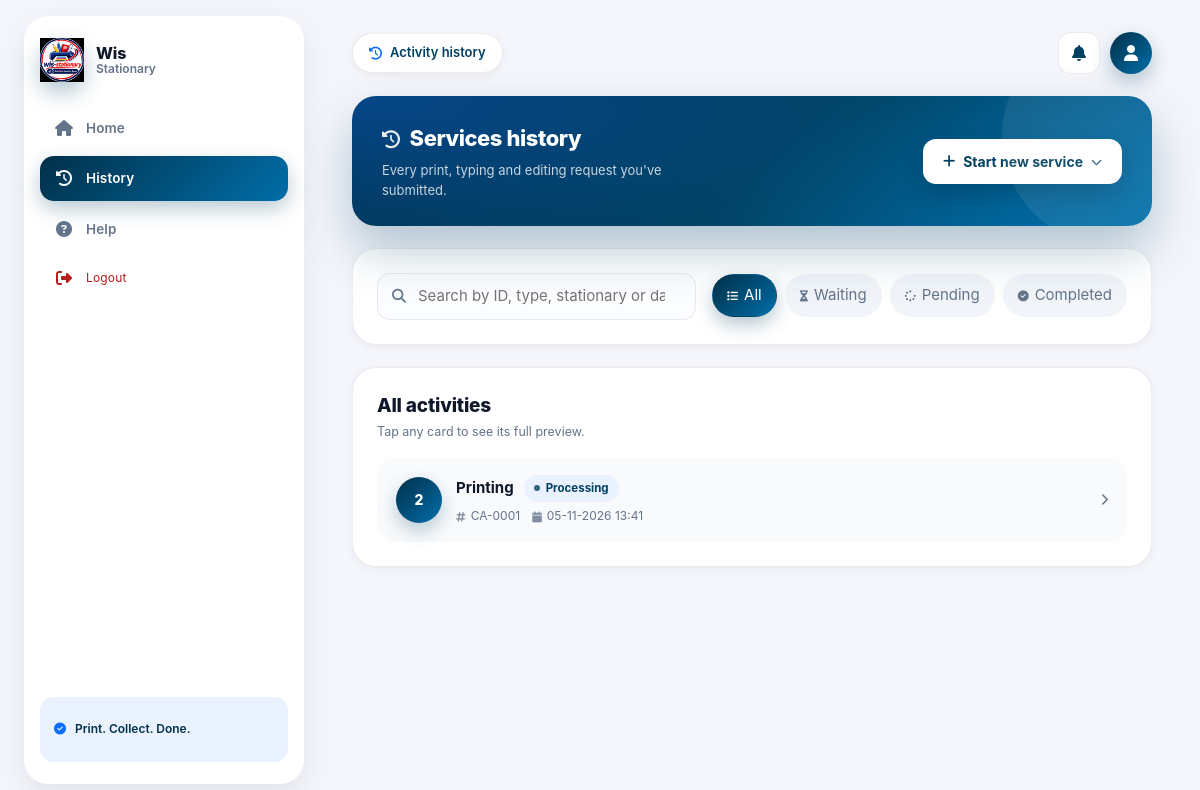
The page /customer/customer-activity-history/ (signed in) on the database as committed earlier.
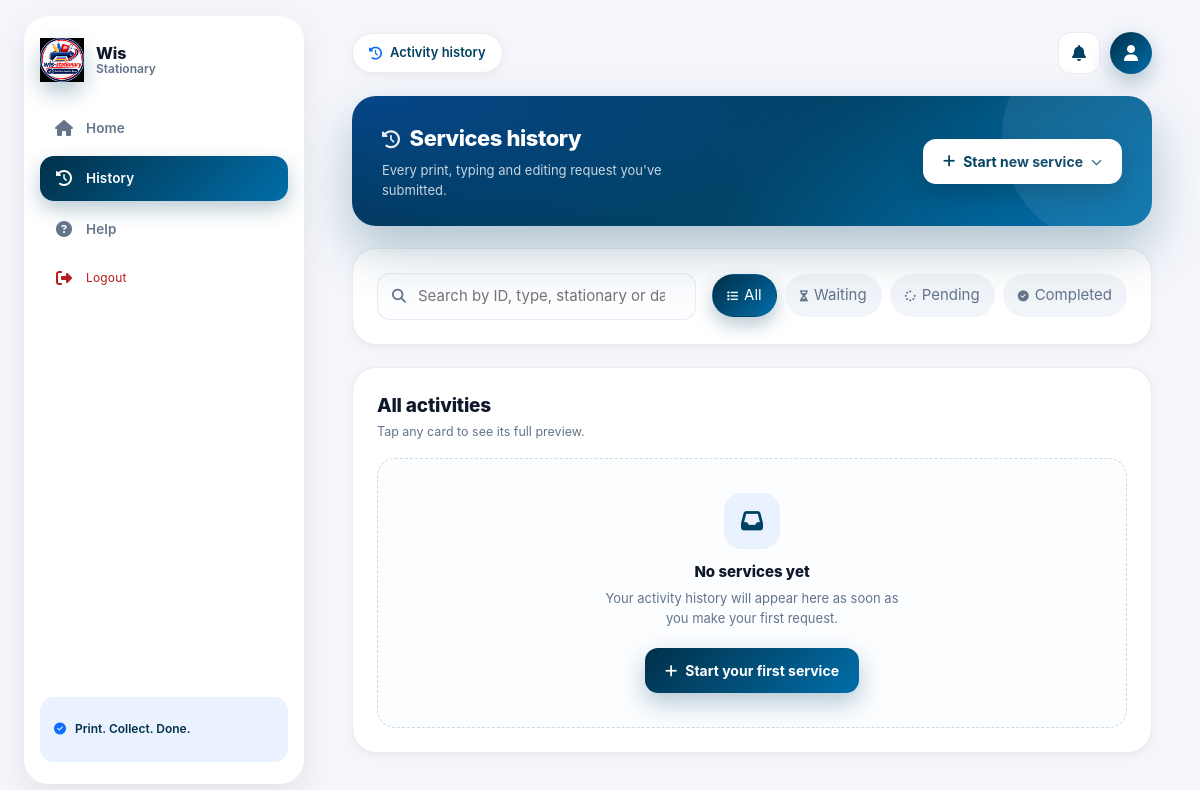
The same page on the database as committed later.
### stationary_system/models/activity.py (models this page shows, shortened)
class Activity(models.Model):
    STATUS_CHOICES = [
        ('waiting', 'Waiting'),
        ('pending', 'Pending'),
        ('processing', 'Processing'),
        ('completed', 'Completed'),
        ('declined', 'Declined'),
    ]
    activity_id = models.CharField(max_length=100, unique=True)
    stationary_profile = models.ForeignKey(
        'StationaryProfile',
        on_delete=models.CASCADE,
        null=True,
        blank=True,
        related_name='activities'
    )
    activity_type = models.CharField(max_length=100)
    costs = models.DecimalField(max_digits=10, decimal_places=2)
    user = models.ForeignKey(
        settings.AUTH_USER_MODEL,
        on_delete=models.CASCADE,
        related_name='activities'
    )
    sent_date = models.DateTimeField(auto_now_add=True)
    end_date = models.DateTimeField(null=True, blank=True)
    status = models.CharField(
        max_length=32,
        choices=STATUS_CHOICES,
        default='waiting'
    )

### stationary_system/views/customer_views/c_activities.py (the view)
# urls.py: path('customer/customer-activity-history/', c_activities.customer_activity_history, name='customer_activity_history'),
@login_required(login_url='login_page_customer')
def customer_activity_history(request):
    activities = Activity.objects.filter(user=request.user)\
        .prefetch_related('uploaded_files')\
        .order_by('-sent_date')
    return render(request, 'customer/activities-history.html', {
        'activities': activities
    })

### stationary_system/templates/customer/activities-history.html (shortened to what the changed rows need)
{% load static %}
<!DOCTYPE html>
<html lang="en">
<head>
    <link rel="stylesheet" href="{% static 'customer_css/wis.css' %}">
    <link rel="stylesheet" href="{% static 'customer_css/history.css' %}">
    <link rel="stylesheet" href="https://cdnjs.cloudflare.com/ajax/libs/font-awesome/6.4.0/css/all.min.css">
</head>
<body>
    <main class="main">
        <div class="wrap">
            <section class="hero hero-sm">
                <div class="hero-text">
                    <h1><i class="fas fa-history"></i> Services history</h1>
                </div>
            </section>
            <section class="panel">
                <div class="section-head">
                    <div>
                        <h2>All activities</h2>
                    </div>
                </div>
                <div class="history-list" id="historyList">
                    {% for activity in activities %}
                    <div class="history-card"
                        data-status="{{ activity.status }}"
                        onclick="window.location.href=`{% url 'preview_activity' activity.activity_id %}`">
                        <div class="history-badge">{{ activity.id }}</div>
                        <div class="history-body">
                            <div class="history-top">
                                <strong class="history-title">{{ activity.activity_type }}</strong>
                                <span class="status-chip {{ activity.status|lower }}">
                                    {{ activity.get_status_display|default:activity.status }}
                                </span>
                            </div>
                            <div class="history-meta">
                                <span><i class="fas fa-hashtag"></i> {{ activity.activity_id }}</span>
                                <span><i class="fas fa-calendar"></i> {{ activity.sent_date|date:"d-m-Y H:i" }}</span>
                            </div>
                        </div>
                        <i class="fas fa-chevron-right history-arrow"></i>
                    </div>
                    {% empty %}
                    <div class="empty-state">
                        <div class="empty-icon"><i class="fas fa-inbox"></i></div>
                        <h3>No services yet</h3>
                        <p>Your activity history will appear here as soon as you make your first request.</p>
                        <a class="btn btn-primary" href="{% url 'printing' %}">
                            <i class="fas fa-plus"></i> Start your first service
                        </a>
                    </div>
                    {% endfor %}
                </div>
            </section>
        </div>
    </main>
</body>
</html>

Rows that differ between the two databases and show on the page:
removed Activity: id "2", activity_type "Printing", status "Processing", activity_id "CA-0001", sent_date "05-11-2026 13:41"
Other text that changed with them:
text now shown: "No services yet Your activity history will appear here as soon as you make your first request. Start your first service"
